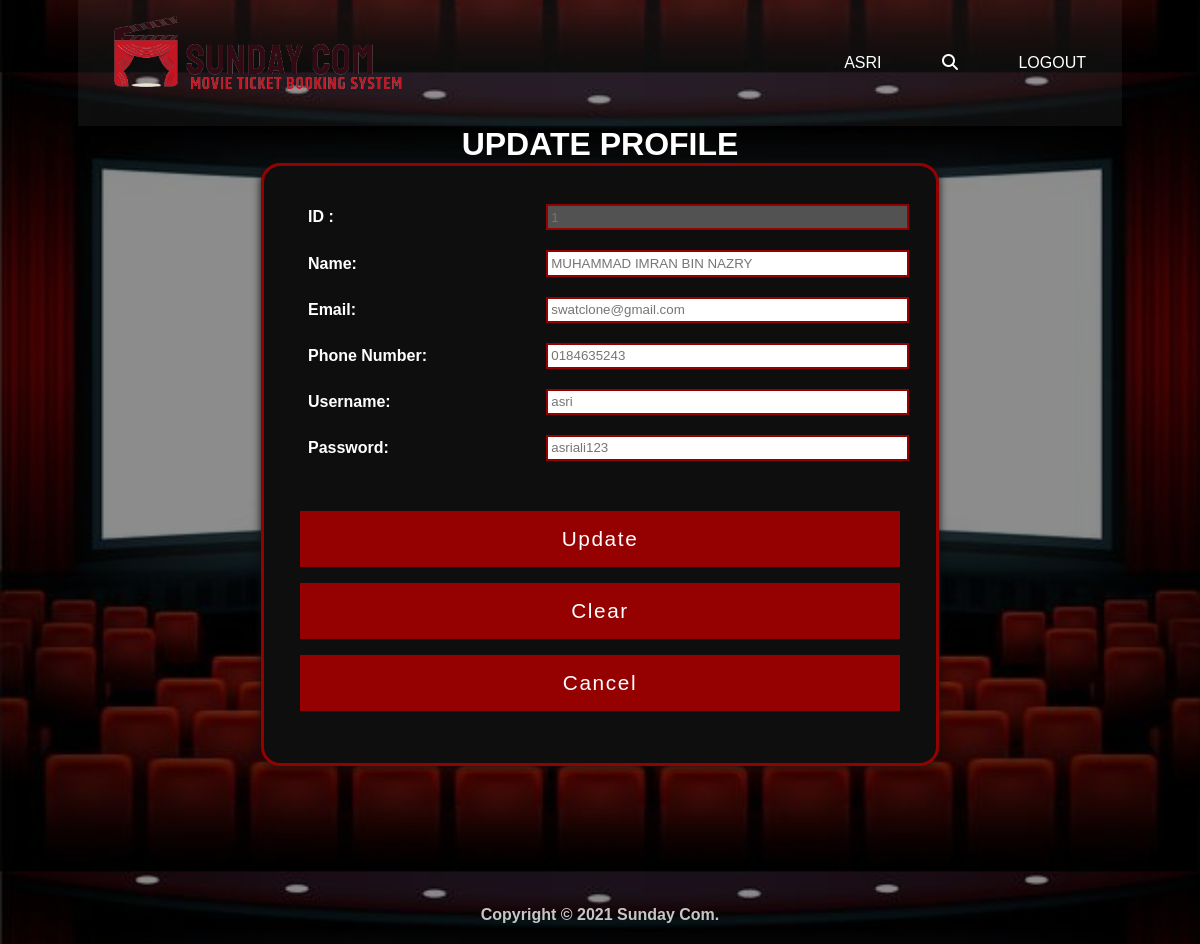
Page /profile.php (signed in) on the committed database.
### tables this page shows
CREATE TABLE `customer` (
  `cust_id` int(6) NOT NULL,
  `cust_name` varchar(50) NOT NULL,
  `cust_email` varchar(50) NOT NULL,
  `cust_phoneno` varchar(15) NOT NULL,
  `username` varchar(15) NOT NULL,
  `password` varchar(50) NOT NULL
);

### profile.php (the view, shortened to what this page needs)
<?php
include("db_connection.php");
$username = $_SESSION['username'];
$result = mysqli_query($con,"SELECT * FROM customer WHERE username='$username'");
$row= mysqli_fetch_array($result);
 ?>
<!DOCTYPE html>
<html lang="en" dir="ltr">
<link rel="stylesheet" href="https://cdnjs.cloudflare.com/ajax/libs/font-awesome/4.7.0/css/font-awesome.min.css">
  <head>
      </head>
  </head>
  <body>
    <div class="background">
      <div class="navbar">
        <a href="booking_page.php"><img src="image/logo.png" class="logo"></a>
        <ul>
              <li><a title="Username" href="profile.php"><?php echo $_SESSION['username']; ?></a></li>
              <li><a href="search-cust.php"><i class="fa fa-search"></i></a></li>
              <li><a href="logout.php">Logout</a></li>
            </ul>
      </div>
      <h1 style="text-align: center; color: #FFFFFF;">UPDATE PROFILE</h1>
      <div class=update-box>
      <form name="updateform" action="check-update.php" method="post">
          <table>
               <tr>
                  <td><b>ID :</td>
                  <td><input class="form-text" type="text" name="id" value="" placeholder="<?php echo $row['cust_id']; ?>"disabled></td>
                </tr>
                <tr>
                  <td><b>Name:</td>
                  <td><input class="form-text" type="text" name="cust_name" value="" placeholder="<?php echo $row['cust_name']; ?>"required></td>
                </tr>
                <tr>
                  <td><b>Email:</td>
                  <td><input class="form-text" type="text" name="cust_email" value="" placeholder="<?php echo $row['cust_email']; ?>"required></td>
                </tr>
                <tr>
                  <td><b>Phone Number:</td>
                  <td><input class="form-text" type="text" name="cust_phoneno" value="" placeholder="<?php echo $row['cust_phoneno']; ?>"required></td>
                </tr>
                <tr>
                  <td><b>Username:</td>
                  <td><input class="form-text" type="text" name="username" value="" placeholder="<?php echo $row['username']; ?>"required></td>
                </tr>
                <tr>
                  <td><b>Password:</td>
                  <td><input class="form-text" type="password" name="password" value="" placeholder="<?php echo $row['password']; ?>"required></td>
                </tr>
              </table>
              <button class="btnup-design" type="submit" name="action" value="update">Update </button>
              <input class="btn-design" type="reset" value="Clear">
              <input class="btn-design" type="button" value="Cancel" onClick="return cancelLogin()">
      </form>
    </div>
      <div style="
        margin-top: 10% ;
        color: #C6C6C6;
        text-align: center;
        padding: 20px;
        display: block;
        ">
        <p><b>Copyright &copy; 2021 Sunday Com.<b></p>
    </div>
  </body>
</html>

### profile.php (style rules this page uses)
* { margin: 0; padding: 0; font-family: sans-serif; }
body { background-repeat: repeat; background-image: linear-gradient(rgba(0,0,0,0.45), rgba(0,0,0,0.45)), url(image/cinema3.jpg); background-size: contain; background-position: center; }
.navbar { width: 87%; margin: auto; padding: 10px 0; display: flex; align-items: center; justify-content: space-between; background-color: rgba(255, 255, 255, .05); }
.logo { width: 300px; cursor: pointer; margin-bottom: 10px; margin-left: 30px; }
.navbar ul li { list-style: none; display: inline-block; margin: 0 20px; margin-right: 36px; position: relative; }
.navbar ul li a { text-decoration: none; color: #fff; text-transform: uppercase; }
.navbar ul li::after { content: ''; height: 3px; width: 0; background: #950101; position: absolute; left: 0; bottom: -10px; transition: 0.5s; }
.update-box { width: 600px; padding: 3%; margin: auto; box-shadow: 0px 1px 8px #0F0E0E; background: #0F0E0E; border: 3px solid #950101; font-family: "Alata"; border-radius: 1.2rem; z-index: 1; color: #FFFFFF; position: relative; margin-bottom: 50px; }
.update-box table { margin-bottom: 5%; width: 100%; }
.update-box .form-text { width: 100%; padding: 1%; border: 2px solid #950101; }
.update-box table td { padding-bottom: 3%; padding-left: 1%; }
.update-box .btn-design { display: block; width: 100%; padding: 10px; font-size: 1.3rem; text-align: center; color: #FFF; background-color: #950101; border: 6px solid #950101; transition: 0.2s; cursor: pointer; letter-spacing: 0.1rem; margin-bottom: 1rem; }
.update-box .btnup-design { display: block; width: 100%; padding: 10px; font-size: 1.3rem; text-align: center; background-color: #950101; border: 6px solid #950101; color: #FFF; transition: 0.2s; cursor: pointer; letter-spacing: 0.1rem; margin-bottom: 1rem; }

### rows in the picture
customer: id "1", cust_name "MUHAMMAD IMRAN BIN NAZRY", cust_email "swatclone@gmail.com", cust_phoneno "0184635243", username "asri"

### other values in the picture
$_SESSION['username'] "ASRI"
